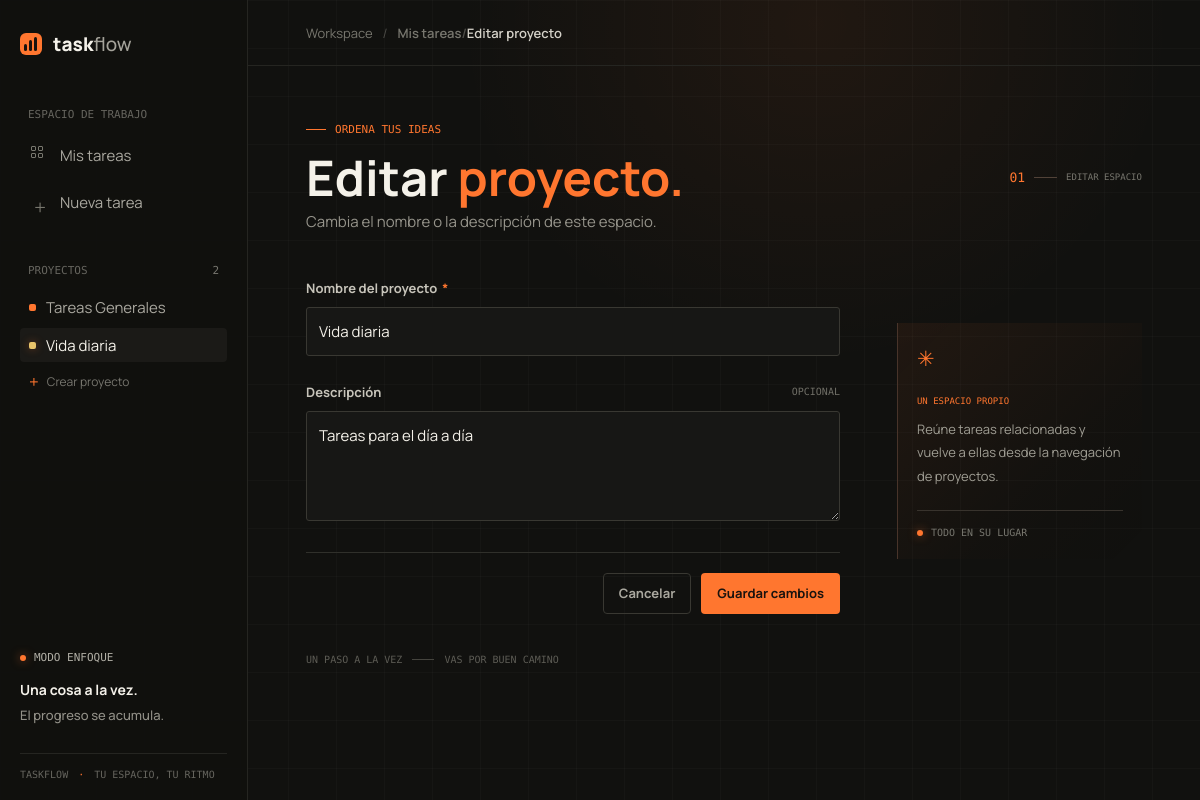
/proyectos/1/editar, run on the app's committed database.
### tables this page shows
CREATE TABLE proyectos (
            id INTEGER PRIMARY KEY AUTOINCREMENT,
            nombre TEXT NOT NULL,
            descripcion TEXT,
            fecha_inicio TEXT,
            estado TEXT
        );

### app.py (the view, shortened to what this page needs)
@app.route('/proyectos/<int:proyecto_id>/editar', methods=['GET', 'POST'])
def editar_proyecto_web(proyecto_id):
    proyecto = db_manager.obtener_proyecto(proyecto_id)
    if proyecto is None:
        abort(404)
    proyectos = db_manager.obtener_proyectos()
    proyecto_dict = proyecto.to_dict()
    return render_template(
        'formulario_proyecto.html',
        proyecto=proyecto_dict,
        proyecto_actual=proyecto_dict,
        proyectos=[item.to_dict() for item in proyectos]
    )

### src/database.py (called while the page is built)
def get_connection():
    conn = sqlite3.connect(DATABASE_NAME)
    conn.row_factory = sqlite3.Row
    return conn

    def obtener_proyectos(self):
        conn = get_connection()
        cursor = conn.cursor()
        cursor.execute("SELECT * FROM proyectos")
        filas = cursor.fetchall()
        conn.close()
        proyectos = [
            Proyecto(nombre=fila['nombre'], descripcion=fila['descripcion'],
                     id=fila['id'], estado=fila['estado'])
            for fila in filas
        ]
        return proyectos

    def obtener_proyecto(self, proyecto_id: int):
        conn = get_connection()
        fila = conn.execute(
            "SELECT * FROM proyectos WHERE id = ?", (proyecto_id,)
        ).fetchone()
        conn.close()
        if fila is None:
            return None
        return Proyecto(
            nombre=fila['nombre'], descripcion=fila['descripcion'],
            id=fila['id'], estado=fila['estado']
        )

### src/modelos.py (called while the page is built)
    def to_dict(self):
        return {
            'id': self._id,
            'nombre': self._nombre,
            'descripcion': self._descripcion,
            'fecha_inicio': self._fecha_inicio,
            'estado': self._estado
        }

### templates/formulario_proyecto.html (shortened to what this page needs)
{% extends 'base.html' %}
{% block breadcrumb %}<a href="{{ url_for('index') }}">Mis tareas</a><span class="crumb-slash">/</span>{{ 'Editar proyecto' if proyecto else 'Crear proyecto' }}{% endblock %}
{% block content %}
<section class="page-content form-page">
    <div class="page-heading form-heading">
        <div>
            <div class="eyebrow"><span class="eyebrow-line"></span> ORDENA TUS IDEAS</div>
            <h1>{{ 'Editar' if proyecto else 'Nuevo' }} <span>proyecto.</span></h1>
            <p class="page-subtitle">{{ 'Cambia el nombre o la descripción de este espacio.' if proyecto else 'Crea un espacio para reunir tareas relacionadas.' }}</p>
        </div>
        <div class="form-index"><span>01</span><i></i> {{ 'EDITAR ESPACIO' if proyecto else 'NUEVO ESPACIO' }}</div>
    </div>
    <div class="form-layout">
        <form class="task-form" method="post" action="{{ url_for('editar_proyecto_web', proyecto_id=proyecto.id) if proyecto else url_for('crear_proyecto_web') }}">
            <label class="field-label" for="nombre">Nombre del proyecto<span class="required-mark">*</span></label>
            <input class="text-input title-input" id="nombre" name="nombre" type="text" maxlength="80" value="{{ proyecto.nombre if proyecto else '' }}" placeholder="Ej. Lanzamiento de producto" required autofocus>
            <label class="field-label description-label" for="descripcion">Descripción <span class="optional-mark">OPCIONAL</span></label>
            <textarea class="text-input description-input" id="descripcion" name="descripcion" rows="4" maxlength="300" placeholder="¿Qué quieres reunir en este proyecto?">{{ proyecto.descripcion if proyecto else '' }}</textarea>
            <div class="form-actions">
                <a class="button button-quiet" href="{{ url_for('ver_proyecto', proyecto_id=proyecto.id) if proyecto else url_for('index') }}">Cancelar</a>
                <button class="button button-primary" type="submit">{{ 'Guardar cambios' if proyecto else 'Crear proyecto' }}</button>
            </div>
        </form>
        <aside class="form-aside">
            <div class="aside-mark" aria-hidden="true">✳</div>
            <div class="aside-kicker">UN ESPACIO PROPIO</div>
            <p>Reúne tareas relacionadas y vuelve a ellas desde la navegación de proyectos.</p>
            <div class="aside-rule"></div>
            <div class="aside-foot"><span class="focus-pulse"></span> TODO EN SU LUGAR</div>
        </aside>
    </div>
    <footer class="page-footer"><span>UN PASO A LA VEZ</span><span class="footer-dash"></span><span>VAS POR BUEN CAMINO</span></footer>
</section>
{% endblock %}

### templates/base.html (shortened to what this page needs)
<!doctype html>
<html lang="es">
<head>
    <link rel="stylesheet" href="{{ url_for('static', filename='css/style.css') }}">
</head>
<body>
    <div class="app-shell">
        <aside class="sidebar">
            <a class="brand" href="{{ url_for('index') }}" aria-label="Taskflow, inicio">
                <span class="brand-mark"><span></span><span></span><span></span></span>
                <span>task<span class="brand-light">flow</span></span>
            </a>
            <div class="sidebar-caption">ESPACIO DE TRABAJO</div>
            <nav class="main-nav" aria-label="Navegación principal">
                <a class="nav-link {% if request.endpoint == 'index' %}is-active{% endif %}" href="{{ url_for('index') }}">
                    <span class="nav-icon nav-grid" aria-hidden="true"><i></i><i></i><i></i><i></i></span>
                    <span>Mis tareas</span>
                </a>
                <a class="nav-link {% if request.endpoint == 'crear_tarea_web' %}is-active{% endif %}" href="{{ url_for('crear_tarea_web') }}">
                    <span class="nav-icon nav-plus" aria-hidden="true">+</span>
                    <span>Nueva tarea</span>
                </a>
            </nav>
            <div class="sidebar-caption project-caption">PROYECTOS <span>{{ proyectos|length if proyectos is defined else 0 }}</span></div>
            <div class="project-list">
                {% if proyectos is defined and proyectos %}
                    {% for proyecto in proyectos %}
                    <a class="project-link {% if proyecto_actual and proyecto_actual.id == proyecto.id %}is-current{% endif %}" href="{{ url_for('ver_proyecto', proyecto_id=proyecto.id) }}">
                        <span class="project-dot dot-{{ loop.index0 % 4 }}"></span>
                        <span class="project-name">{{ proyecto.nombre }}</span>
                    </a>
                    {% endfor %}
                {% else %}
                    <div class="project-empty">Aún no hay proyectos</div>
                {% endif %}
                <a class="project-add" href="{{ url_for('crear_proyecto_web') }}"><span aria-hidden="true">+</span> Crear proyecto</a>
            </div>
            <div class="sidebar-bottom">
                <div class="focus-label"><span class="focus-pulse"></span> MODO ENFOQUE</div>
                <div class="focus-copy">Una cosa a la vez.<br><span>El progreso se acumula.</span></div>
                <div class="sidebar-version">TASKFLOW <span>·</span> TU ESPACIO, TU RITMO</div>
            </div>
        </aside>
        <main class="main-content">
            <header class="topbar">
                <div class="breadcrumb"><span>Workspace</span><span class="crumb-slash">/</span><strong>{% block breadcrumb %}Tareas{% endblock %}</strong></div>
            </header>
            {% block content %}{% endblock %}
        </main>
    </div>
</body>
</html>

### data on the page
proyectos: nombre "Tareas Generales"
proyectos: nombre "Vida diaria", descripcion "Tareas para el día a día"

### other printed values
{{ proyectos|length if proyectos is defined else 0 }} "2"
{{ 'Editar proyecto' if proyecto else 'Crear proyecto' }} "Editar proyecto"
{{ 'Editar' if proyecto else 'Nuevo' }} "Editar"
{{ 'EDITAR ESPACIO' if proyecto else 'NUEVO ESPACIO' }} "EDITAR ESPACIO"
{{ 'Guardar cambios' if proyecto else 'Crear proyecto' }} "Guardar cambios"
